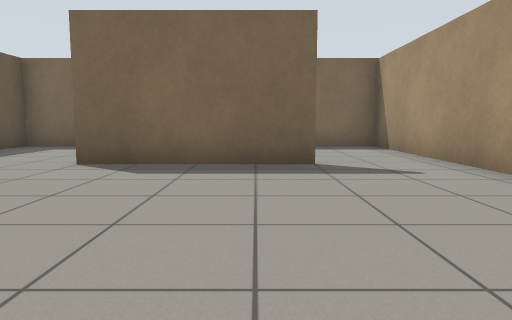
[1] (above)

24 first-person views from a walk through a robot-simulator world made for Gazebo. The camera is 0.72 m above the floor, tilts 6° down and sees 70° across. The floor is counted in squares, 1 m on a side. Each view is taken from the middle of a square. On the plan, view 1 faces up. The plan holds only what a view shows up to about 11 squares ahead; the rest is blank.

[2]
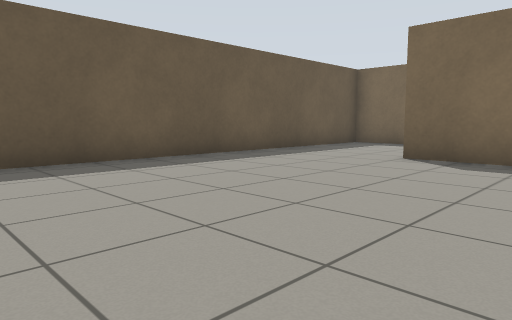

[3]
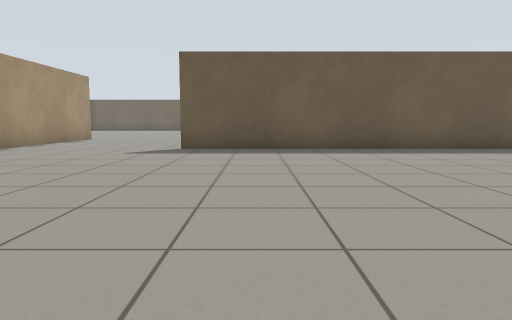

[4]
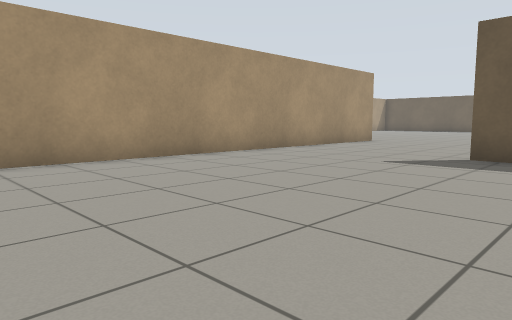

[5]
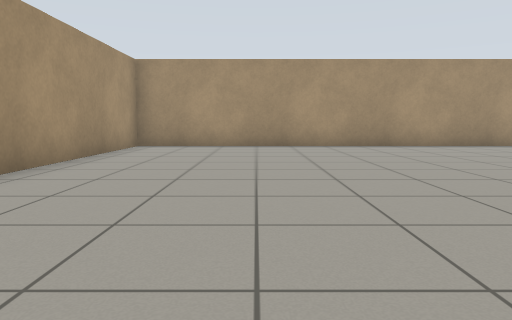

[6]
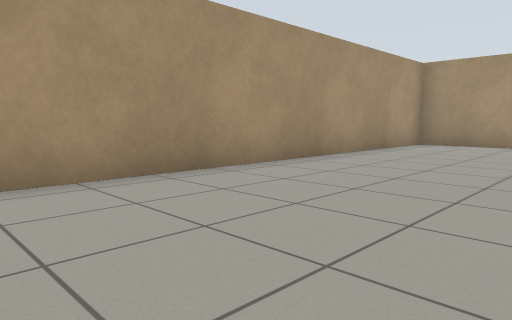

[7]
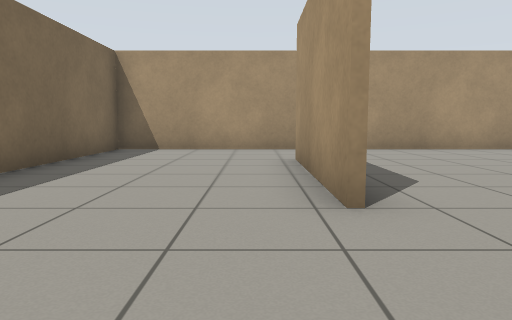

[8]
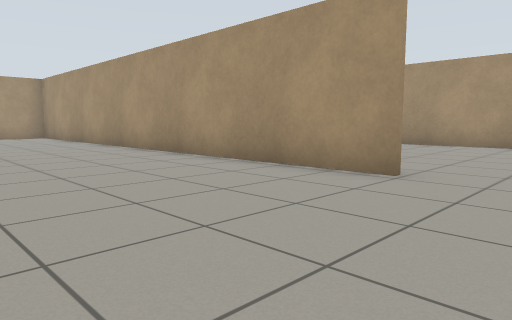

[9]
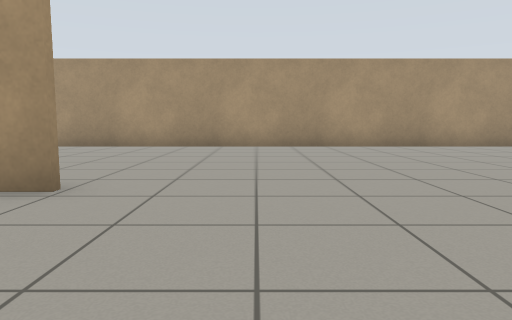

[10]
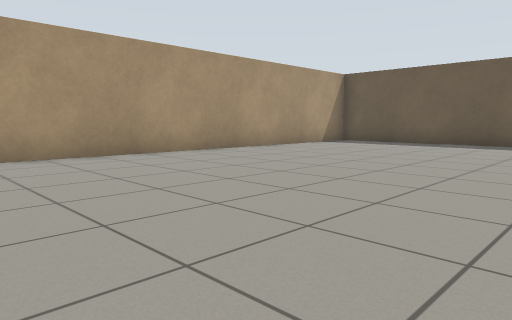

[11]
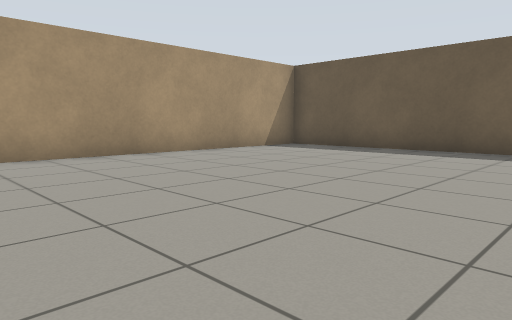

[12]
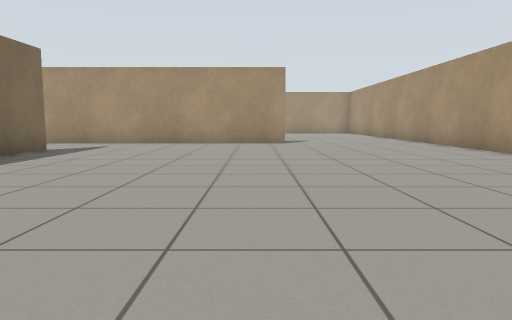

[13]
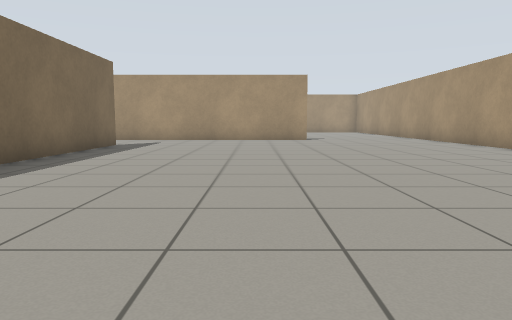

[14]
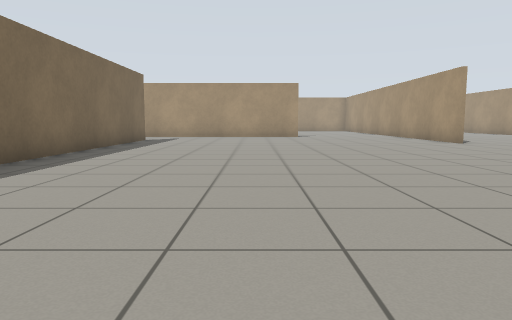

[15]
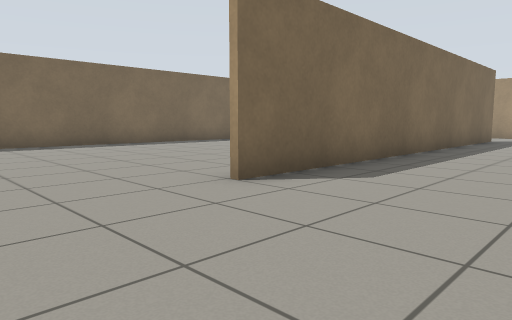

[16]
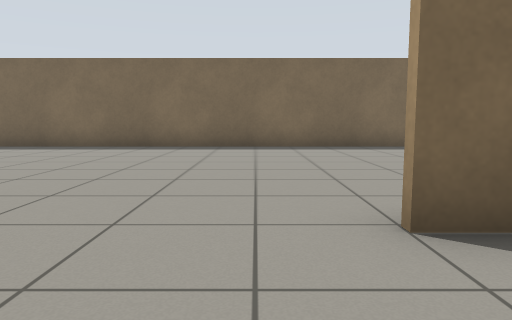

[17]
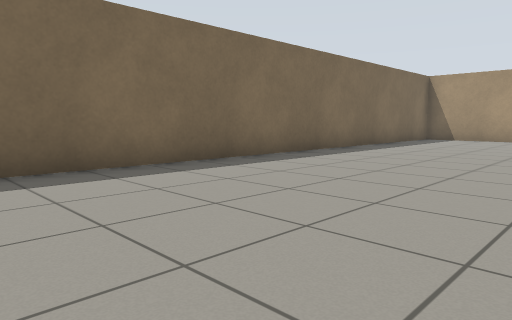

[18]
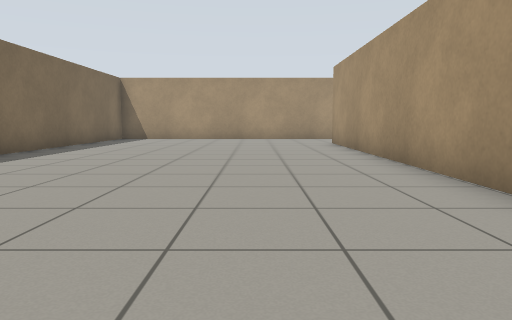

[19]
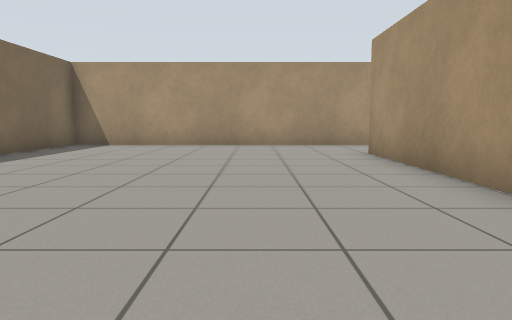

[20]
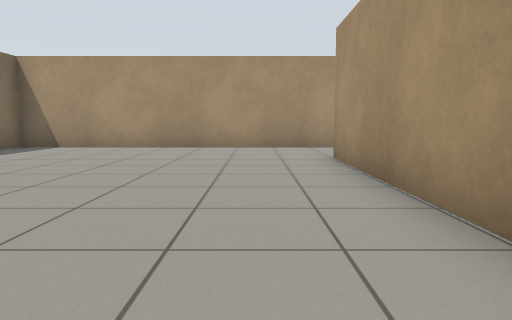

[21]
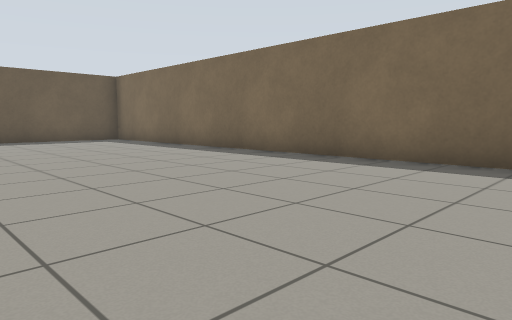

[22]
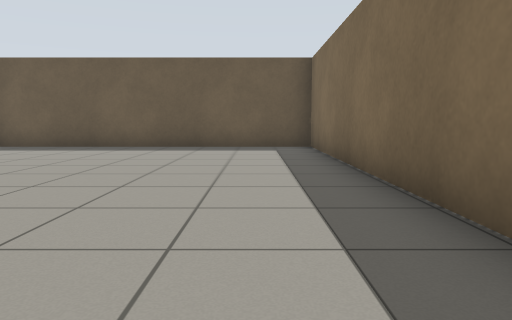

[23]
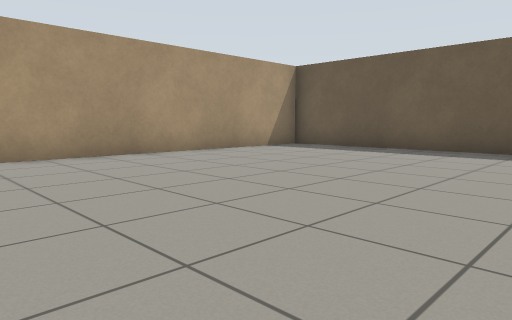

[24]
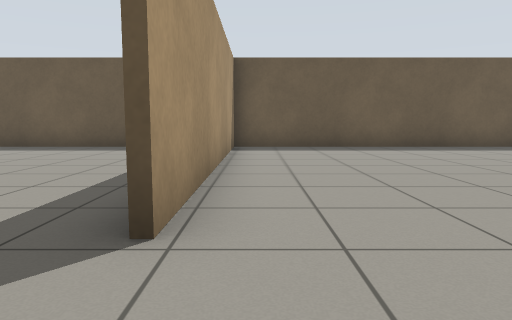

### Floor plan
Points are (right, up) in squares from view 1. A wall is a line through its corners. A room is listed if a view was taken in it or the views show most of it. See-through windows are left out.
Room 1 (views 1, 2, 3, 4, 5, 6, 7, 8, 9, 10, 11, 12, 13, 14, 15, 16, 17, 18, 19, 20, 21, 22, 23, 24)
walls: (-18.5, 2.5) (-9.8, 2.5); (-9.8, 2.3) (-22, 2.3); (-12, -8.7) (3.5, -8.7) (3.5, 10.6) (-1, 10.6); (-6.8, 1.7) (-6.8, 10.6) (-39.5, 10.6) (-39.5, 1.4) (-31.1, 1.4); (-3.1, 6.2) (1, 6.2); (-27.4, -9.6) (-27.4, -14.5); (-5.1, 10.6) (-6.6, 10.6) (-6.6, -4); (1, 6.1) (-3.1, 6.1); (-26.2, -15.6) (-8.2, -15.6)
ways out: opening at (-29.5, 1.2)

Where each view was taken, in squares from view 1:
view 1: 0 up, 0 right, facing up
view 2: 1 down, 0 right, facing up-left
view 3: 2 down, 3 right, facing left
view 4: 2 down, 1 right, facing down-left
view 5: 2 up, 0 right, facing down
view 6: 3 up, 1 left, facing down-right
view 7: 7 up, 6 left, facing right
view 8: 4 down, 14 left, facing down-right
view 9: 5 down, 14 left, facing down
view 10: 8 down, 15 left, facing down-left
view 11: 8 down, 18 left, facing down-left
view 12: 3 down, 19 left, facing right
view 13: 2 down, 21 left, facing right
view 14: 2 down, 24 left, facing right
view 15: 1 down, 25 left, facing up-right
view 16: 0 up, 23 left, facing up
view 17: 5 up, 22 left, facing up-right
view 18: 5 up, 22 left, facing right
view 19: 5 up, 18 left, facing right
view 20: 4 up, 17 left, facing right
view 21: 4 up, 25 left, facing up-left
view 22: 9 up, 29 left, facing left
view 23: 9 up, 30 left, facing down-left
view 24: 2 up, 29 left, facing left
